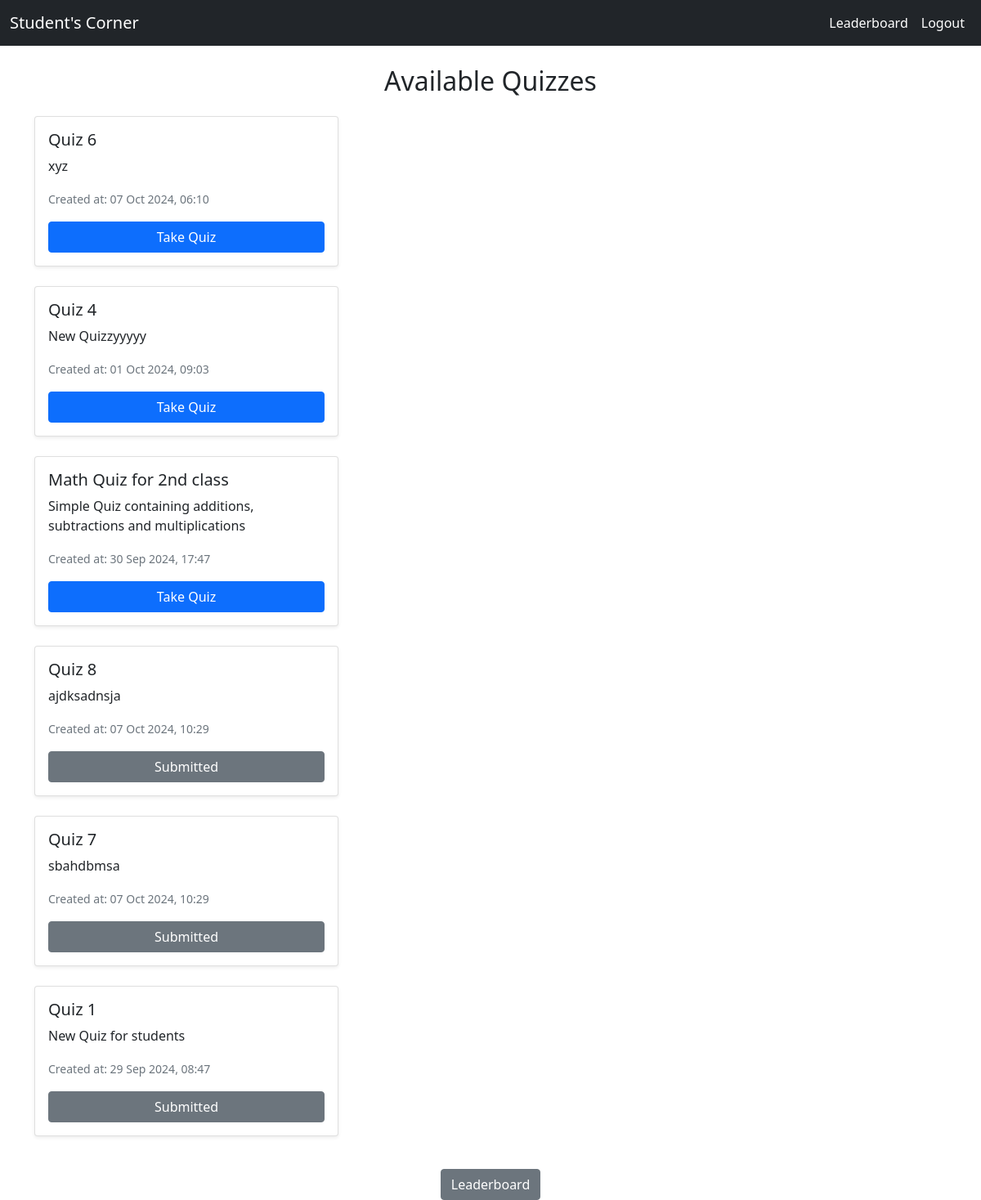
The app's page /Student/home (signed in) with its own data.
### Student/models.py (models this page shows, shortened)
class Quiz(models.Model):
    title = models.CharField(max_length=255)
    description = models.TextField()
    created_at = models.DateTimeField(auto_now_add=True)

### Student/views.py (the view)
# urls.py: path('home', views.index.as_view(), name="index"),
class index(LoginRequiredMixin, generic.ListView):
    context_object_name = "quizzes"
    template_name = 'Student/index.html'
    login_url = 'core:student-login'
    def get_queryset(self) -> QuerySet[Any]:
        quizzes = Quiz.objects.all().order_by('created_at')[::-1]
        quiz_list = []
        quiz_list_submitted = []
        user = self.request.user
        for quiz in quizzes:
            try:
                Result.objects.get(user_id = user.id, quiz_id = quiz.id)
                quiz_list_submitted.append(quiz)
            except:
                quiz_list.append(quiz)
        return {'quiz_list' : quiz_list, 'quiz_list_submitted':quiz_list_submitted}

### Student/templates/Student/index.html (shortened to what this page needs)
{% extends "Student/base.html" %}
{% block content %}
<nav class="navbar navbar-expand-lg navbar-dark bg-dark mb-4">
    <div class="container-fluid">
        <a class="navbar-brand" href="#">Student's Corner</a>
        <div class="collapse navbar-collapse" id="navbarNav">
            <ul class="navbar-nav ms-auto">
                <li class="nav-item">
                    <a class="nav-link active" href="{% url 'Student:leaderboard' %}">Leaderboard</a>
                </li>
                <li class="nav-item">
                    <a class="nav-link active" href="{% url 'core:logout' %}">Logout</a>
                </li>
            </ul>
        </div>
    </div>
</nav>
    <div class="container">
        <h2 class="mb-4 text-center">Available Quizzes</h2>
        {% if quizzes %}
            <div class="row">
                {% for quiz in quizzes.quiz_list %}
                     <div class="quiz-card">
                        <div class="col-md-4 mb-4">
                            <div class="card h-100 shadow-sm">
                                <div class="card-body">
                                    <h5 class="card-title">{{ quiz.title }}</h5>
                                    <p class="card-text">{{ quiz.description }}</p>
                                    <p class="text-muted"><small>Created at: {{ quiz.created_at|date:"d M Y, H:i" }}</small></p>
                                    <a href="{% url 'Student:quiz' quiz.id %}" class="btn btn-primary w-100">Take Quiz</a>
                                </div>
                            </div>
                        </div>
                    </div>
                {% endfor %}
                {% for quiz in quizzes.quiz_list_submitted %}
                     <div class="quiz-card">
                        <div class="col-md-4 mb-4">
                            <div class="card h-100 shadow-sm">
                                <div class="card-body">
                                    <h5 class="card-title">{{ quiz.title }}</h5>
                                    <p class="card-text">{{ quiz.description }}</p>
                                    <p class="text-muted"><small>Created at: {{ quiz.created_at|date:"d M Y, H:i" }}</small></p>
                                    <a href="{% url 'Student:quiz' quiz.id %}" class="btn btn-secondary w-100">Submitted</a>
                                </div>
                            </div>
                        </div>
                    </div>
                {% endfor %}
            </div>
        {% else %}
            <div class="alert alert-info text-center" role="alert">
                No quizzes available at the moment.
            </div>
        {% endif %}
    </div>
    <div class="row">
        <div class="col-md-12 text-center mt-3">
            <a class="btn btn-secondary" href="{% url 'Student:leaderboard' %}">Leaderboard</a>
        </div>
    </div>
{% endblock %}

### Student/templates/Student/index.html (style rules this page uses)
.quiz-card { transition: transform 0.3s ease-in-out; }

### records on screen
Quiz: title "Quiz 6", description "xyz", created_at "07 Oct 2024, 06:10"
Quiz: title "Quiz 4", description "New Quizzyyyyy", created_at "01 Oct 2024, 09:03"
Quiz: title "Math Quiz for 2nd class", description "Simple Quiz containing additions, subtractions and multiplications", created_at "30 Sep 2024, 17:47"
Quiz: title "Quiz 8", description "ajdksadnsja", created_at "07 Oct 2024, 10:29"
Quiz: title "Quiz 7", description "sbahdbmsa", created_at "07 Oct 2024, 10:29"
Quiz: title "Quiz 1", description "New Quiz for students", created_at "29 Sep 2024, 08:47"
